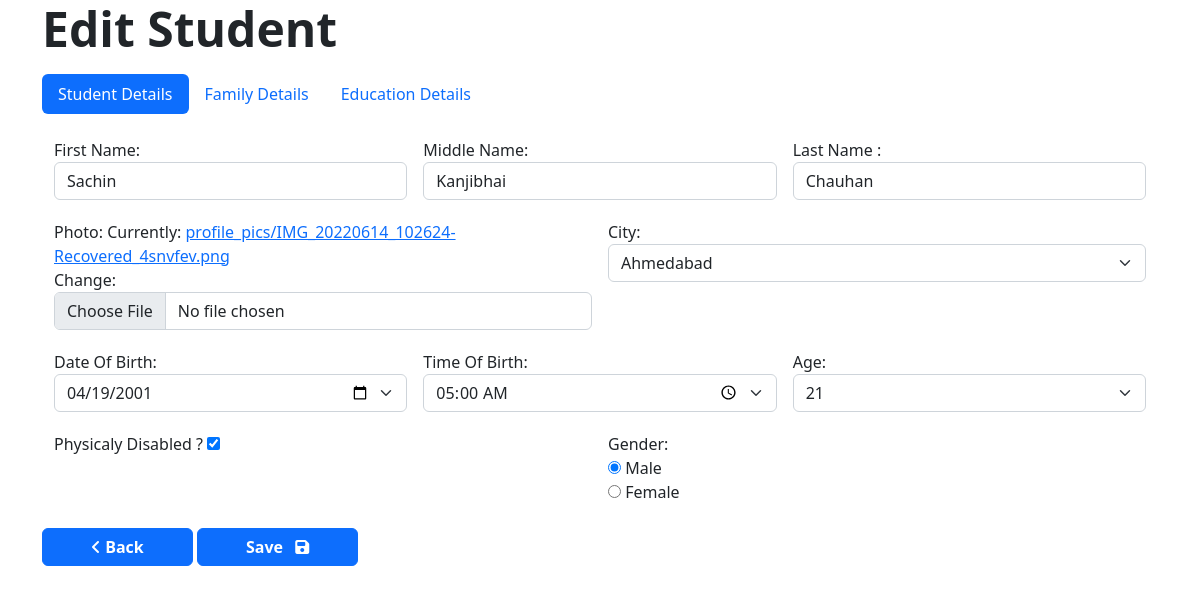
Screenshot of /Edit-Student/1 with the database file from the repository.
### formapp/models.py (models this page shows)
class Student(models.Model):
    photo = models.ImageField(upload_to='profile_pics',null=False)
    fname = models.CharField(max_length=50,null=False)
    mname = models.CharField(max_length=50,null=False)
    lname = models.CharField(max_length=50,null=False)
    dob = models.DateField(auto_now=False, auto_now_add=False,null=False)
    tob = models.TimeField(auto_now=False, auto_now_add=False,null=False)
    age = models.IntegerField(null=False)
    city = models.ForeignKey(City, on_delete=models.CASCADE,null=False)
    disable = models.BooleanField(null=False)
    gender = models.CharField(max_length=50,null=False)
    father_name = models.CharField(max_length=100,null=False)
    mother_name = models.CharField(max_length=100,null=False)
    father_occupation = models.CharField(max_length=100,null=False)
    mother_occupation = models.CharField(max_length=100,null=False)
    yearly_income = models.IntegerField(null=False)
    collageorschool = models.CharField(max_length=50,null=False)
    percentage = models.IntegerField(null=False)
    course_name = models.CharField( max_length=50,null=False)
    year_of_passing = models.IntegerField(null=False)

### formapp/views.py (the view, shortened to what this page needs)
# urls.py: path('Edit-Student/',views.edit_student,name="edit"),
def edit_student(request,pk):
    stud_obj = get_object_or_404(Student,pk=pk)
    student = StudentForm(instance=stud_obj)
    disable = stud_obj.disable
    return render(request,"edit_student.html",{'stud':student,'disable':disable})

### formapp/models.py (called while the page is built)
    def __str__(self):
        return self.city_name

### templates/edit_student.html (shortened to what this page needs)
<!doctype html>
<html lang="en">
    <head>
        <link
            href="https://cdn.jsdelivr.net/npm/bootstrap@5.2.0-beta1/dist/css/bootstrap.min.css"
            rel="stylesheet"
>
        <link rel="stylesheet" href="https://cdnjs.cloudflare.com/ajax/libs/font-awesome/6.1.1/css/all.min.css" />
    </head>
    <body>
        {% load widget_tweaks %}
        <div class="container">
            <p class="display-5 fw-bold">Edit Student</p>
            <ul class="nav nav-pills" role="tablist">
                <li class="nav-item">
                    <a class="nav-link active" data-bs-toggle="pill" id="student_detail" href="#student">Student Details</a>
                </li>
                <li class="nav-item">
                    <a class="nav-link" data-bs-toggle="pill" id="family_detail" href="#family">Family Details</a>
                </li>
                <li class="nav-item">
                    <a class="nav-link" data-bs-toggle="pill" id="education_detail" href="#education">Education Details</a>
                </li>
            </ul>
            <form enctype="multipart/form-data" method="POST" novalidate>
                <div class="tab-content">
                    <div id="student" class="container tab-pane active"><br>
                        <div class="row g-3 row-cols-1 row-cols-md-3">
                            <div class="col">
                                {{stud.fname.label_tag}}
                                {% render_field stud.fname class="form-control" %}
                            </div>
                            <div class="col">
                                {{stud.mname.label_tag}}
                                {% render_field stud.mname class="form-control" %}
                            </div>
                            <div class="col">
                                {{stud.lname.label_tag}}
                                {% render_field stud.lname class="form-control" %}
                            </div>
                        </div>
                        <div class="row g-3 row-cols-1 row-cols-md-2 mt-1">
                            <div class="col">
                                {{stud.photo.label_tag}}
                                {% render_field stud.photo class="form-control" %}
                            </div>
                            <div class="col">
                                {{stud.city.label_tag}}
                                {% render_field stud.city class="form-select" %}
                            </div>
                        </div>
                        <div class="row g-3 row-cols-1 row-cols-md-3 mt-1">
                            <div class="col">
                                {{stud.dob.label_tag}}
                                {% render_field stud.dob class="form-select" type="date" %}
                            </div>
                            <div class="col">
                                {{stud.tob.label_tag}}
                                {% render_field stud.tob class="form-select" type="time" %}
                            </div>
                            <div class="col">
                                {{stud.age.label_tag}}
                                {% render_field stud.age class="form-select" %}
                            </div>
                        </div>
                        <div class="row g-3 row-cols-1 row-cols-md-2 mt-1">
                            {% if disable == "['Yes']" %}
                            <div class="col">
                                {{stud.disable.label_tag}}
                                {% render_field stud.disable checked="checked" %}
                            </div>
                            {% else %}
                            <div class="col">
                                {{stud.disable.label_tag}}
                                {% render_field stud.disable %}
                            </div>
                            {% endif %}
                            <div class="col">
                                {{stud.gender.label_tag}}
                                {{stud.gender}}
                            </div>
                        </div>
                    </div>
                </div>
                <a class="btn btn-primary mt-4 ps-5 pe-5" href="{% url 'index' %}"><i class="fa-solid fa-angle-left" ></i> <strong>Back</strong></a>
                <button type="submit" class="btn btn-primary mt-4 ps-5 pe-5 me-2"><strong>Save</strong> <i class="fa-solid fa-floppy-disk ms-2"></i></button>
            </form>
        </div>
    </body>
</html>

### rows the page displays
Student: fname "Sachin", mname "Kanjibhai", lname "Chauhan", city "Ahmedabad", dob "04/19/2001", tob "05:00:00", age "21", disable "☑", gender "☑ Male ☐ Female"

### other values shown
{{ stud.fname.label_tag }} "First Name:"
{{ stud.mname.label_tag }} "Middle Name:"
{{ stud.lname.label_tag }} "Last Name :"
{{ stud.photo.label_tag }} "Photo:"
{{ stud.city.label_tag }} "City:"
{{ stud.dob.label_tag }} "Date Of Birth:"
{{ stud.tob.label_tag }} "Time Of Birth:"
{{ stud.age.label_tag }} "Age:"
{{ stud.disable.label_tag }} "Physicaly Disabled ?"
{{ stud.gender.label_tag }} "Gender:"
